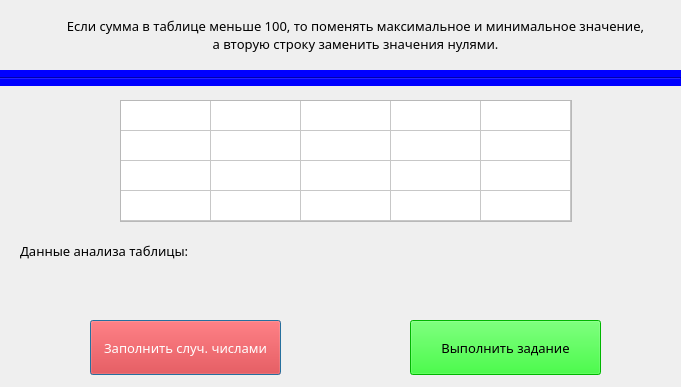
<?xml version="1.0" encoding="UTF-8"?>
<ui version="4.0">
 <class>Dialog</class>
 <widget class="QDialog" name="Dialog">
  <property name="geometry">
   <rect>
    <x>0</x>
    <y>0</y>
    <width>681</width>
    <height>387</height>
   </rect>
  </property>
  <property name="minimumSize">
   <size>
    <width>681</width>
    <height>387</height>
   </size>
  </property>
  <property name="maximumSize">
   <size>
    <width>681</width>
    <height>387</height>
   </size>
  </property>
  <property name="windowTitle">
   <string>Dialog</string>
  </property>
  <property name="styleSheet">
   <string notr="true"/>
  </property>
  <widget class="QTableWidget" name="tableWidget">
   <property name="enabled">
    <bool>true</bool>
   </property>
   <property name="geometry">
    <rect>
     <x>120</x>
     <y>100</y>
     <width>452</width>
     <height>122</height>
    </rect>
   </property>
   <property name="minimumSize">
    <size>
     <width>441</width>
     <height>0</height>
    </size>
   </property>
   <property name="maximumSize">
    <size>
     <width>455</width>
     <height>220</height>
    </size>
   </property>
   <property name="font">
    <font>
     <pointsize>10</pointsize>
    </font>
   </property>
   <property name="styleSheet">
    <string notr="true"/>
   </property>
   <property name="rowCount">
    <number>4</number>
   </property>
   <attribute name="horizontalHeaderVisible">
    <bool>false</bool>
   </attribute>
   <attribute name="horizontalHeaderCascadingSectionResizes">
    <bool>false</bool>
   </attribute>
   <attribute name="horizontalHeaderMinimumSectionSize">
    <number>55</number>
   </attribute>
   <attribute name="horizontalHeaderDefaultSectionSize">
    <number>90</number>
   </attribute>
   <attribute name="verticalHeaderVisible">
    <bool>false</bool>
   </attribute>
   <attribute name="verticalHeaderHighlightSections">
    <bool>false</bool>
   </attribute>
   <row>
    <property name="text">
     <string/>
    </property>
   </row>
   <row>
    <property name="text">
     <string/>
    </property>
   </row>
   <row>
    <property name="text">
     <string/>
    </property>
   </row>
   <row>
    <property name="text">
     <string/>
    </property>
   </row>
   <column>
    <property name="text">
     <string>C1</string>
    </property>
   </column>
   <column>
    <property name="text">
     <string>C2</string>
    </property>
   </column>
   <column>
    <property name="text">
     <string>C3</string>
    </property>
   </column>
   <column>
    <property name="text">
     <string>C4</string>
    </property>
   </column>
   <column>
    <property name="text">
     <string>C5</string>
    </property>
   </column>
  </widget>
  <widget class="QPushButton" name="btn_random_number">
   <property name="geometry">
    <rect>
     <x>90</x>
     <y>320</y>
     <width>191</width>
     <height>55</height>
    </rect>
   </property>
   <property name="font">
    <font>
     <family>Segoe Print</family>
     <pointsize>10</pointsize>
    </font>
   </property>
   <property name="styleSheet">
    <string notr="true">background-color: rgb(255, 0, 0);
color: rgb(255, 255, 255);
</string>
   </property>
   <property name="text">
    <string>Заполнить случ. числами</string>
   </property>
  </widget>
  <widget class="QPushButton" name="btn_solve">
   <property name="geometry">
    <rect>
     <x>410</x>
     <y>320</y>
     <width>191</width>
     <height>55</height>
    </rect>
   </property>
   <property name="font">
    <font>
     <family>Segoe Print</family>
     <pointsize>10</pointsize>
    </font>
   </property>
   <property name="styleSheet">
    <string notr="true">background-color: rgb(0, 255, 0);</string>
   </property>
   <property name="text">
    <string>Выполнить задание</string>
   </property>
  </widget>
  <widget class="QLabel" name="label_max_el">
   <property name="geometry">
    <rect>
     <x>20</x>
     <y>240</y>
     <width>191</width>
     <height>21</height>
    </rect>
   </property>
   <property name="font">
    <font>
     <family>Segoe Print</family>
     <pointsize>10</pointsize>
    </font>
   </property>
   <property name="text">
    <string>Данные анализа таблицы:</string>
   </property>
  </widget>
  <widget class="QLabel" name="label_task_1">
   <property name="geometry">
    <rect>
     <x>40</x>
     <y>10</y>
     <width>631</width>
     <height>51</height>
    </rect>
   </property>
   <property name="font">
    <font>
     <family>Segoe Print</family>
     <pointsize>10</pointsize>
    </font>
   </property>
   <property name="text">
    <string>&lt;html&gt;&lt;head/&gt;&lt;body&gt;&lt;p align=&quot;center&quot;&gt;Если сумма в таблице меньше 100, то поменять максимальное и минимальное значение,&lt;br/&gt;а вторую строку заменить значения нулями.&lt;/p&gt;&lt;/body&gt;&lt;/html&gt;</string>
   </property>
  </widget>
  <widget class="QLabel" name="label_info">
   <property name="geometry">
    <rect>
     <x>20</x>
     <y>270</y>
     <width>641</width>
     <height>31</height>
    </rect>
   </property>
   <property name="font">
    <font>
     <family>Segoe Print</family>
     <pointsize>13</pointsize>
     <weight>50</weight>
     <bold>false</bold>
    </font>
   </property>
   <property name="styleSheet">
    <string notr="true">color: rgb(0, 0, 255);</string>
   </property>
   <property name="text">
    <string/>
   </property>
   <property name="alignment">
    <set>Qt::AlignCenter</set>
   </property>
   <property name="wordWrap">
    <bool>false</bool>
   </property>
  </widget>
  <widget class="Line" name="line">
   <property name="geometry">
    <rect>
     <x>0</x>
     <y>70</y>
     <width>681</width>
     <height>16</height>
    </rect>
   </property>
   <property name="styleSheet">
    <string notr="true">background-color: rgb(0, 0, 255);</string>
   </property>
   <property name="orientation">
    <enum>Qt::Horizontal</enum>
   </property>
  </widget>
 </widget>
 <resources/>
 <connections/>
</ui>
